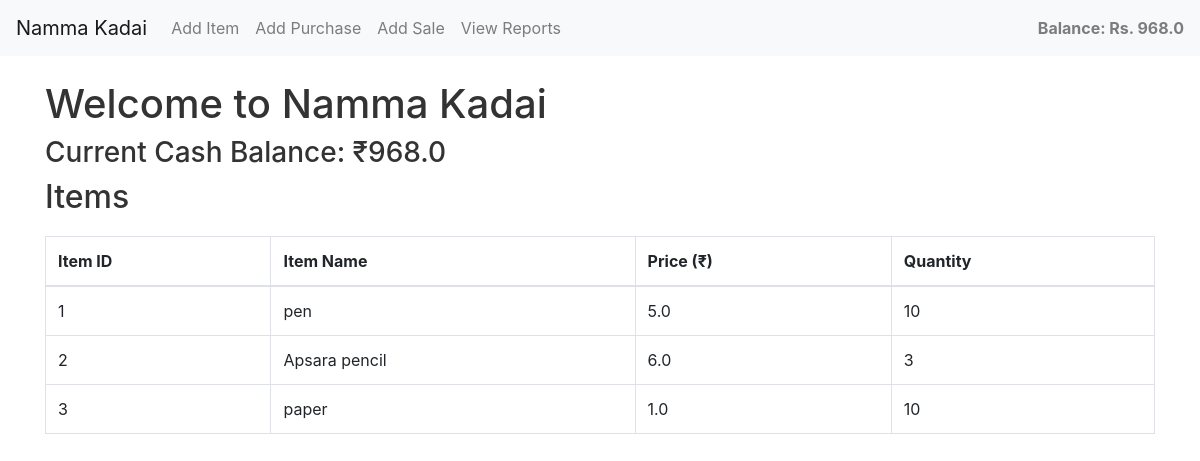
Before: / with the older database file.
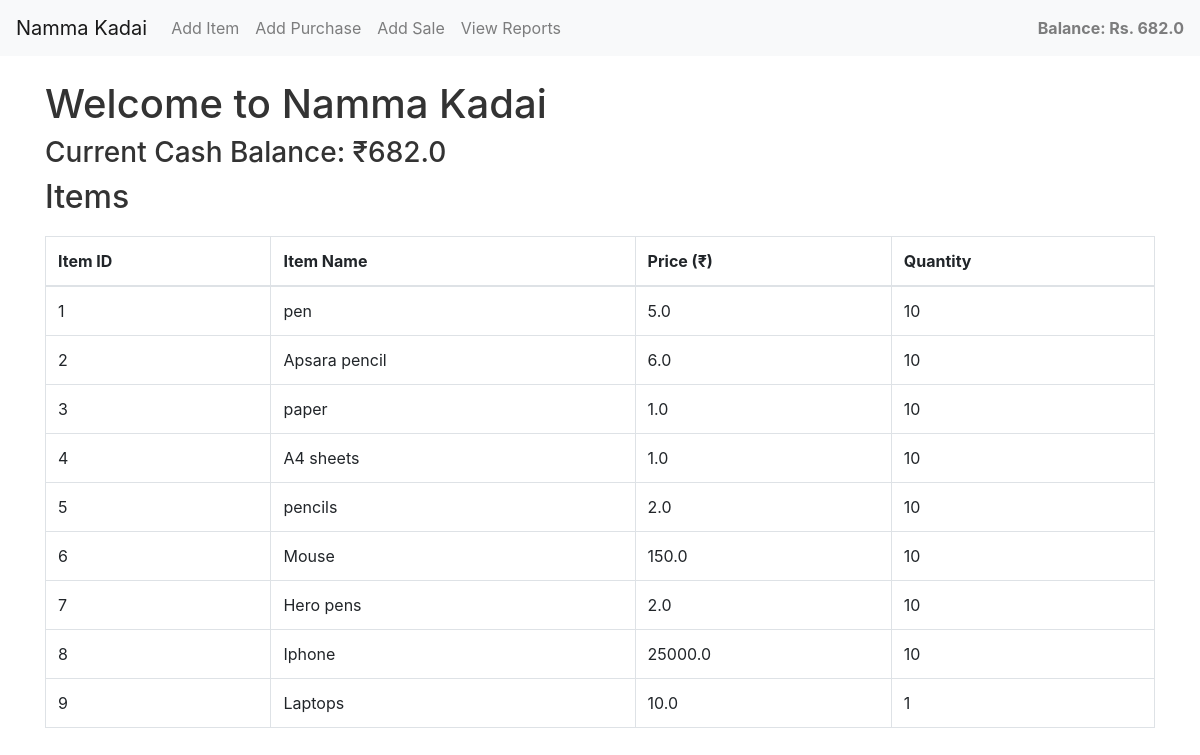
After: the same page with the newer database file.
### models.py (models this page shows)
class Company(db.Model):
    id = db.Column(db.Integer, primary_key=True)
    name = db.Column(db.String(50), unique=True, nullable=False)
    cash_balance = db.Column(db.Float, nullable=False, default=1000.0)

class Item(db.Model):
    id = db.Column(db.Integer, primary_key=True)
    name = db.Column(db.String(50), unique=True, nullable=False)
    price = db.Column(db.Float, nullable=False)
    qty = db.Column(db.Integer, nullable=False, default=0)

### app.py (the view)
@app.route('/')
def home():
    company = Company.query.first()
    items = Item.query.all()
    balance = company.cash_balance if company else 0
    return render_template('home.html', cash_balance=company.cash_balance, items=items, balance=balance)

### templates/home.html
{% extends "base.html" %}
{% block content %}
    <h1>Welcome to Namma Kadai</h1>
    <h3>Current Cash Balance: ₹{{ cash_balance }}</h3>
    <h2>Items</h2>
    <table class="table table-bordered">
        <thead>
            <tr>
                <th>Item ID</th>
                <th>Item Name</th>
                <th>Price (₹)</th>
                <th>Quantity</th>
            </tr>
        </thead>
        <tbody>
            {% for item in items %}
            <tr>
                <td>{{ item.id }}</td>
                <td>{{ item.name }}</td>
                <td>{{ item.price }}</td>
                <td>{{ item.qty }}</td>
            </tr>
            {% endfor %}
        </tbody>
    </table>
{% endblock %}

### templates/base.html (shortened to what this page needs)
<!DOCTYPE html>
<html lang="en">
<head>
    <link rel="stylesheet" href="{{ url_for('static', filename='styles.css') }}">
    <link rel="stylesheet" href="https://maxcdn.bootstrapcdn.com/bootstrap/4.5.2/css/bootstrap.min.css">
</head>
<body>
    <nav class="navbar navbar-expand-lg navbar-light bg-light">
        <a class="navbar-brand" href="{{ url_for('home') }}">Namma Kadai</a>
        <div class="navbar-nav mr-auto">
            <a class="nav-item nav-link" href="{{ url_for('add_item') }}">Add Item</a>
            <a class="nav-item nav-link" href="{{ url_for('add_purchase') }}">Add Purchase</a>
            <a class="nav-item nav-link" href="{{ url_for('add_sale') }}">Add Sale</a>
            <a class="nav-item nav-link" href="{{ url_for('view_reports') }}">View Reports</a>
        </div>
        <div class="navbar-text ml-auto">
            <strong>Balance: Rs. {{ balance }}</strong>
        </div>
    </nav>
    <div class="container mt-4">
        {% block content %}{% endblock %}
    </div>
</body>
</html>

### static/styles.css (style rules this page uses)
body { background-color: #f8f9fa; }
h1, h2, h3 { color: #333; }
.table { margin-top: 20px; background-color: #fff; }
.navbar { margin-bottom: 20px; }

Changed rows visible on the page:
changed Company: cash_balance "968.0" → "682.0"
changed Item "Apsara pencil": qty "3" → "10"
added Item: id "4", name "A4 sheets", price "1.0", qty "10"
added Item: id "5", name "pencils", price "2.0", qty "10"
added Item: id "6", name "Mouse", price "150.0", qty "10"
added Item: id "7", name "Hero pens", price "2.0", qty "10"
added Item: id "8", name "Iphone", price "25000.0", qty "10"
added Item: id "9", name "Laptops", price "10.0", qty "1"
